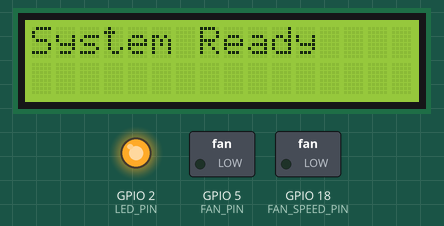
Recording of a sketch running on a simulated ESP32. Parts: 16×2 character LCD, switched loads named in the sketch (green lamp = pin HIGH), output pins drawn as LEDs (lit = HIGH).

Above: at 0.1 s.
At 2.1 s:
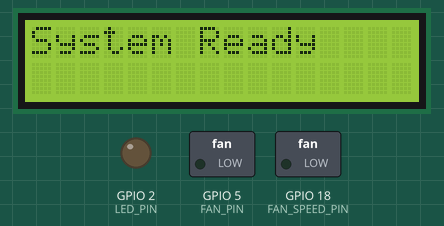
At 62.1 s:
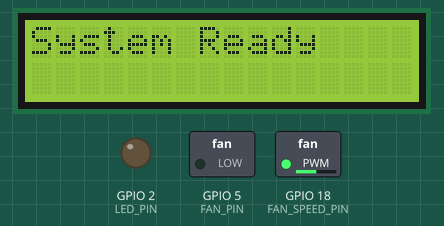
At 128.1 s:
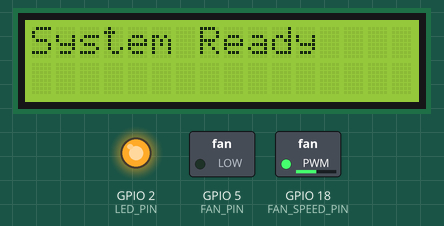
Timing chart, 0 to 129.6 s (numbered marks = the images above):
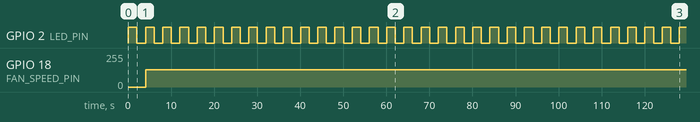

Measured:
- by itself, GPIO 2 (LED_PIN): alternates HIGH for 2.0 s and LOW for 2.0 s
- by itself, GPIO 18 (FAN_SPEED_PIN): 0/255 → 128/255 at 4.1 s

The sketch:

chk.ino
```cpp
#include <Wire.h>
#include <LiquidCrystal_I2C.h> // Ensure you use an ESP32-compatible version
#include <driver/ledc.h>       // Include LEDC library for PWM control on ESP32

// I2C address 0x27 may vary depending on the module
LiquidCrystal_I2C lcd(0x27, 16, 2); // For 16x2 LCD

// Fan and LED control for ESP32
#define LED_PIN 2            // Pin for LED control
#define FAN_PIN 5            // Pin for Fan control
#define FAN_SPEED_PIN 18     // Pin for Fan speed control (PWM)

// PWM Configuration
const int pwmChannel = 0;
const int pwmFreq = 5000; // 5 kHz frequency
const int pwmResolution = 8; // 8-bit resolution

void setup() {
  Serial.begin(115200);

  // Initialize LCD
  lcd.init();
  lcd.backlight();
  lcd.setCursor(0, 0);
  lcd.print("System Ready");

  // Setup LED and Fan control
  pinMode(LED_PIN, OUTPUT);
  pinMode(FAN_PIN, OUTPUT);

  // Setup PWM for fan speed control
  ledcSetup(pwmChannel, pwmFreq, pwmResolution); // Configure PWM
  ledcAttachPin(FAN_SPEED_PIN, pwmChannel); // Attach pin to PWM channel
}

void loop() {
  // Example: Toggle LED every 2 seconds
  digitalWrite(LED_PIN, HIGH);
  delay(2000);
  digitalWrite(LED_PIN, LOW);
  delay(2000);

  // Example: Change fan speed
  int fanSpeed = 128; // Set fan speed (0-255 range for 8-bit PWM)
  ledcWrite(pwmChannel, fanSpeed); // Adjust fan speed with PWM
}
```
